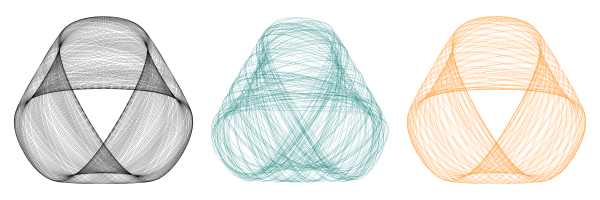

Julia code for this plot:
using ProbNumDiffEq
using DifferentialEquations
using Statistics
using LinearAlgebra
using UnPack
using CairoMakie


include("../theme.jl")
DIR = @__DIR__


LINEWIDTH = 0.1


######################################################################################
# Problem setup
######################################################################################
u0, du0 = [0.0, 0.1], [0.5, 0.0]
initial = [u0...; du0...]
# tspan = (0,30.)
tspan = (0, 1e3)
V(x,y) = 1//2 * (x^2 + y^2 + 2x^2*y - 2//3 * y^3)  # Potential
E(dx,dy,x,y) = V(x,y) + 1//2 * (dx^2 + dy^2);  # Total energy of the system
function Hénon_Heiles(du,u,p,t)
    x  = u[3]
    y  = u[4]
    dx = u[1]
    dy = u[2]
    du[3] = dx
    du[4] = dy
    du[1] = -x - 2x*y
    du[2] = y^2 - y -x^2
end
prob = ODEProblem(Hénon_Heiles, initial, tspan)
prob = ProbNumDiffEq.remake_prob_with_jac(prob)
E(u) = E(u...)
g(u) = [E(u) - E(initial)]


function hh2(ddu, du,u,p,t)
    ddu[1] = - u[1] - 2*u[1]*u[2]
    ddu[2] = u[2]^2 - u[2] - u[1]^2
end
prob2 = SecondOrderODEProblem(hh2, du0, u0, tspan)


# Appxsol
appxsol = solve(prob2, KahanLi8(), dt=1//100)

# EK1
sol1 = solve(prob2, EK1(order=3), abstol=1e-3, reltol=5e-3)
# sol2 = solve(prob2, EK1(order=3), abstol=1e-3, reltol=5e-3,
#              callback=ProbNumDiffEq.ManifoldUpdate(
#                  g; save_positions=(false, true), maxiters=1))
sol2 = solve(prob2, EK1(order=3, manifold=g), abstol=1e-3, reltol=5e-3)


fig = Figure(
    resolution=(600,200),
    # resolution=(6000,2000),
    figure_padding=5,
)
ax1 = fig[1, 1] = Axis(fig, aspect = DataAspect())
ax2 = fig[1, 2] = Axis(fig, aspect = DataAspect())
ax3 = fig[1, 3] = Axis(fig, aspect = DataAspect())
hidedecorations!(ax1)
hidedecorations!(ax2)
hidedecorations!(ax3)
hidespines!(ax1)
hidespines!(ax2)
hidespines!(ax3)

lines!(ax1,
       [u[3] for u in appxsol.u],
       [u[4] for u in appxsol.u],
       linewidth=LINEWIDTH,
       color=:black,
       )
lines!(ax2,
       [u[3] for u in sol1.u],
       [u[4] for u in sol1.u],
       linewidth=LINEWIDTH,
       color=PN_COLORS[1],
       )
lines!(ax3,
       [u[3] for u in sol2.u],
       [u[4] for u in sol2.u],
       linewidth=LINEWIDTH,
       color=PN_COLORS[2],
       )

colgap!(fig.layout, 0)
trim!(fig.layout)

save(joinpath(DIR, "longtermplot.pdf"), fig, pt_per_unit=1)
save(joinpath(DIR, "longtermplot.png"), fig, pt_per_unit=1)
